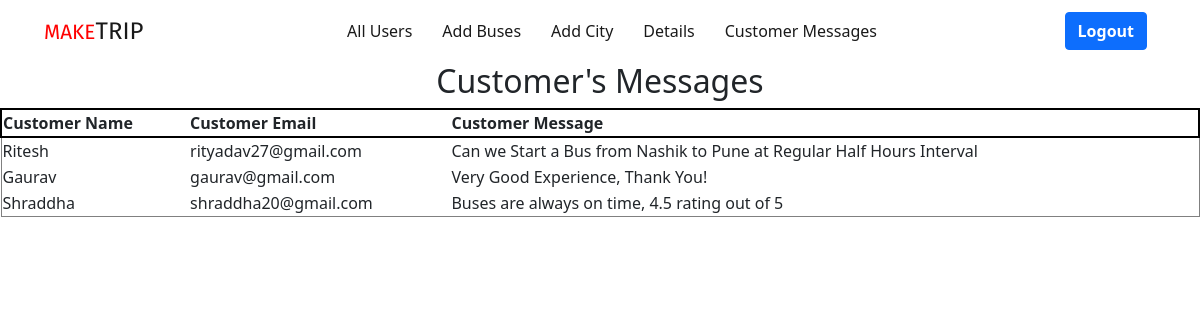
The app's page /admin/c_message.php with its own data.
### tables this page shows
CREATE TABLE `contact_us` (
  `c_id` int(10) NOT NULL,
  `c_name` varchar(20) NOT NULL,
  `c_email` varchar(25) NOT NULL,
  `c_message` longtext NOT NULL
);

### admin/c_message.php (the view, shortened to what this page needs)
<!DOCTYPE html>
<html lang="en">
<head>
    <?php require "head.php"?>
</head>
<body>
    <?php require "menu.php"?>
    <?php
        $sql = "SELECT * FROM contact_us";
        $result = $con->query($sql);
if(mysqli_num_rows($result) > 0){  ?>
<center><div><h2>Customer's Messages</h2></div>
    <table border=1 style="width:100%">
        <tr style="border:2px solid black">
            <th>Customer Name</th>
            <th>Customer Email</th>
            <th>Customer Message</th>
        </tr>
    <?php  while($row = mysqli_fetch_array($result)){ ?>
    <tr>
        <td><?php echo $row['c_name']; ?></td>
        <td><?php echo $row['c_email']; ?></td>
        <td><?php echo $row['c_message'] ?></td>
  </tr>
 <?php   } ?>
    </table>
    </center>
    <?php }?>
</body>
</html>

### records on screen
contact_us: c_name "Ritesh", c_email "rityadav27@gmail.com", c_message "Can we Start a Bus from Nashik to Pune at Regular Half Hours Interval"
contact_us: c_name "Gaurav", c_email "gaurav@gmail.com", c_message "Very Good Experience, Thank You!"
contact_us: c_name "Shraddha", c_email "shraddha20@gmail.com", c_message "Buses are always on time, 4.5 rating out of 5"
